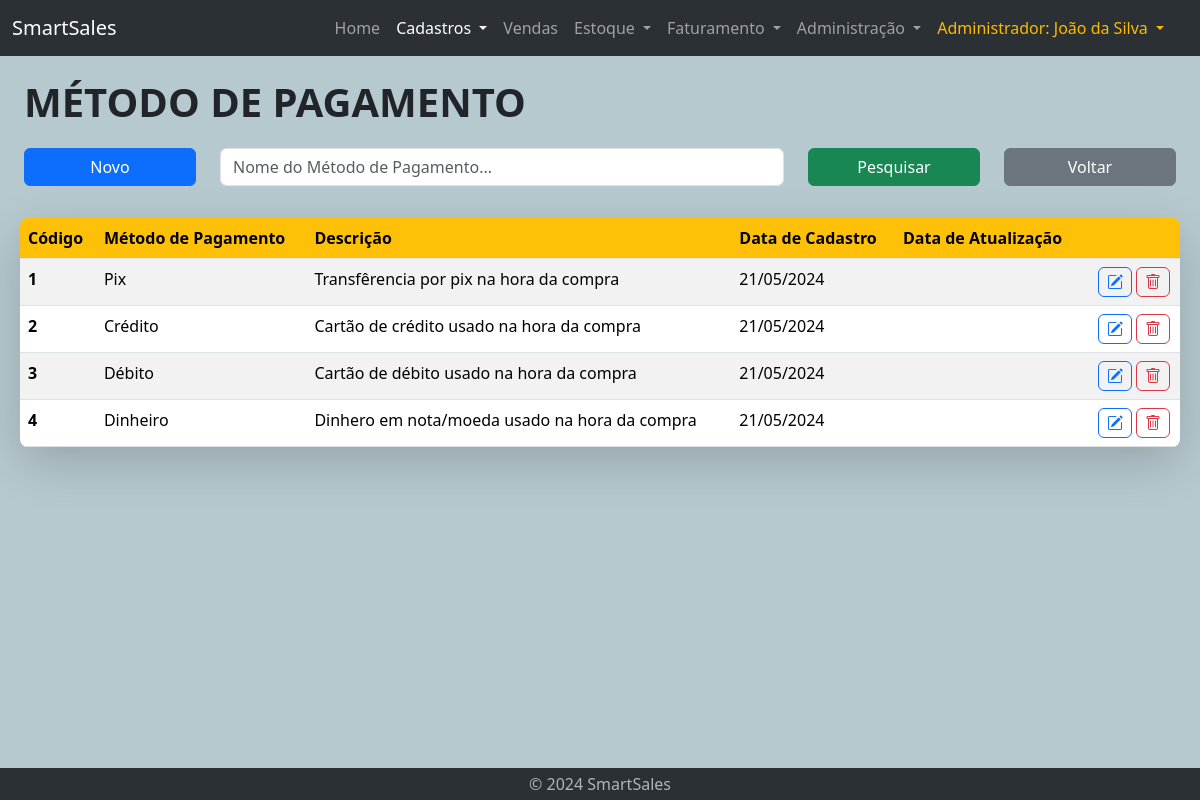
/vendedor-lst-metodopagamento.php (signed in), run on the app's committed database.
### tables this page shows
CREATE TABLE metodopagamento (
    id int AUTO_INCREMENT PRIMARY KEY,
    nome VARCHAR(255) NOT NULL,
    descricao VARCHAR(1000),
    data_cad DATE,
    data_updt DATE
);

### vendedor-lst-metodopagamento.php (the view, shortened to what this page needs)
<!DOCTYPE html>
<html lang="en">
<head>
    <?php require "geral/links.php" ?>
</head>
<body id="cadastro">
    <?php require "geral/navbar.php" ?>
    <?php require 'bd/connection.php'; ?>
    <div class="container-fluid mt-3 home">
        <div class="container-fluid">
            <div class="title-text">
                MÉTODO DE PAGAMENTO
            </div>
        </div>
        <div class="container-fluid mt-3">
            <form action="vendedor-lst-metodopagamento.php" method="post">
                <div class="row">
                    <div class="col-lg-2 col-sm-2 col-3">
                        <button type="button" class="btn btn-primary mb-3 w-100" onclick="window.location.href='vendedor-cad-metodopagamento.php'">Novo</button>
                    </div>
                    <div class="col-lg-6 col-sm-7 col-9">
                            <input type="text" name="nomeMetodoPagamento" class="form-control mb-3" id="inputPesquisa" placeholder="Nome do Método de Pagamento..."
                                value="<?php echo isset($_POST['nomeMetodoPagamento']) ? $_POST['nomeMetodoPagamento'] : ''; ?>">
                    </div>
                    <div class="col-lg-2 col-sm-3 col-12">
                        <button type="submit" class="btn btn-success mb-3 w-100">Pesquisar</button>
                    </div>
                    <div class="col-lg-2 col-sm-2 col-12">
                        <button type="button" class="btn btn-secondary mb-3 w-100" onclick="window.location.href='vendedor-cadastros-home.php'">Voltar</button>
                    </div>
                </div>
            </form>
        </div>
        <div class="container-fuid mt-3 ms-lg-2 me-lg-2 shadow-lg rounded-3">
            <?php
                $conn = new mysqli($servername, $username, $password, $database);
                $sql = "SELECT t1.id, t1.nome, t1.descricao, t1.data_cad, t1.data_updt FROM metodopagamento t1";
                ?>
                <div class='table-responsive table-wrapper'>
                    <table class='table table-striped table-hover rounded-3 overflow-hidden' id='myTable'>
                	    <thead class='thead-yellow'>
                            <tr>
                                <th scope='col'>Código</th>
                                <th scope='col'>Método de Pagamento</th>
                                <th scope='col'>Descrição</th>
                                <th scope='col'>Data de Cadastro</th>
                                <th scope='col'>Data de Atualização</th>
                                <th scope='col'> </th>
                            </tr>
                	    </thead>
                <?php
                if ($result = $conn->query($sql)) {
                    if ($result->num_rows > 0) {
                        echo "<tbody>";
                        while ($row = $result->fetch_assoc() ) {
                            $dataN = explode('-', $row["data_cad"]);
                            $ano_cad = $dataN[0];
                            $mes_cad = $dataN[1];
                            $dia_cad = $dataN[2];
                            $cod = $row["id"];
                            $nova_data_cad = $dia_cad . '/' . $mes_cad . '/' . $ano_cad;
                            echo "<tr>";
                            echo "  <th scope'row'>";
                            echo $cod;
                            echo "  </th><td>";
                            echo $row["nome"];
                            echo "  </td><td>";
                            echo $row["descricao"];
                            echo "  </td><td>";
                            echo $nova_data_cad;
                            echo "  </td><td>";
                            echo "  </td>";
                ?>
                                <td>
                                    <button type="button" class="btn btn-outline-danger"
                                    data-bs-toggle="tooltip" data-bs-placement="left" data-bs-title="Excluir categoria" data-bs-custom-class="custom-tooltip"
                                    onclick="window.location.href='vendedor-del-metodopagamento.php?id=<?php echo $cod; ?>'">
                                        <a class="bi bi-trash"></a>
                                    </button>
                                    <button type="button" class="btn btn-outline-primary"
                                    data-bs-toggle="tooltip" data-bs-placement="left" data-bs-title="Editar categoria" data-bs-custom-class="custom-tooltip"
                                    onclick="window.location.href='vendedor-updt-metodopagamento.php?id=<?php echo $cod; ?>'">
                                        <a class="bi bi-pencil-square"></a>
                                    </button>
                                </td>
                            </tr>
            <?php
                        }
                        echo "</tbody>";
                    }
                    echo "  </table>";
                    echo "</div>";
                } else {
                    echo "Erro executando SELECT: " . $conn->connect_error;
                }
            ?>
        </div>
    </div>
    <?php require "geral/footer.php" ?>
</body>
</html>

### css/style.css (style rules this page uses)
body { display: flex; flex-direction: column; min-height: 100vh; background-color: #b6c9cf; }
.container-fluid.home { flex: 1; margin-bottom: 1rem; }
.title-text { font-weight: 900; font-size: 40px; }
div.table-responsive #myTable .btn { padding: 2px 8px; float: right; margin: 0px 2px; }
div.table-responsive #myTable { margin-bottom: 0px; }
div.table-responsive #myTable a { color: inherit; }
.thead-yellow { --bs-table-color: black; --bs-table-bg: #ffc107; color: var(--bs-table-color); }

### data on the page
metodopagamento: id "1", nome "Pix", descricao "Transfêrencia por pix na hora da compra", data_cad "21/05/2024"
metodopagamento: id "2", nome "Crédito", descricao "Cartão de crédito usado na hora da compra", data_cad "21/05/2024"
metodopagamento: id "3", nome "Débito", descricao "Cartão de débito usado na hora da compra", data_cad "21/05/2024"
metodopagamento: id "4", nome "Dinheiro", descricao "Dinhero em nota/moeda usado na hora da compra", data_cad "21/05/2024"

### other printed values
$_SESSION['cargo_nome'] "Administrador"
$_SESSION['nome'] "João da Silva"
